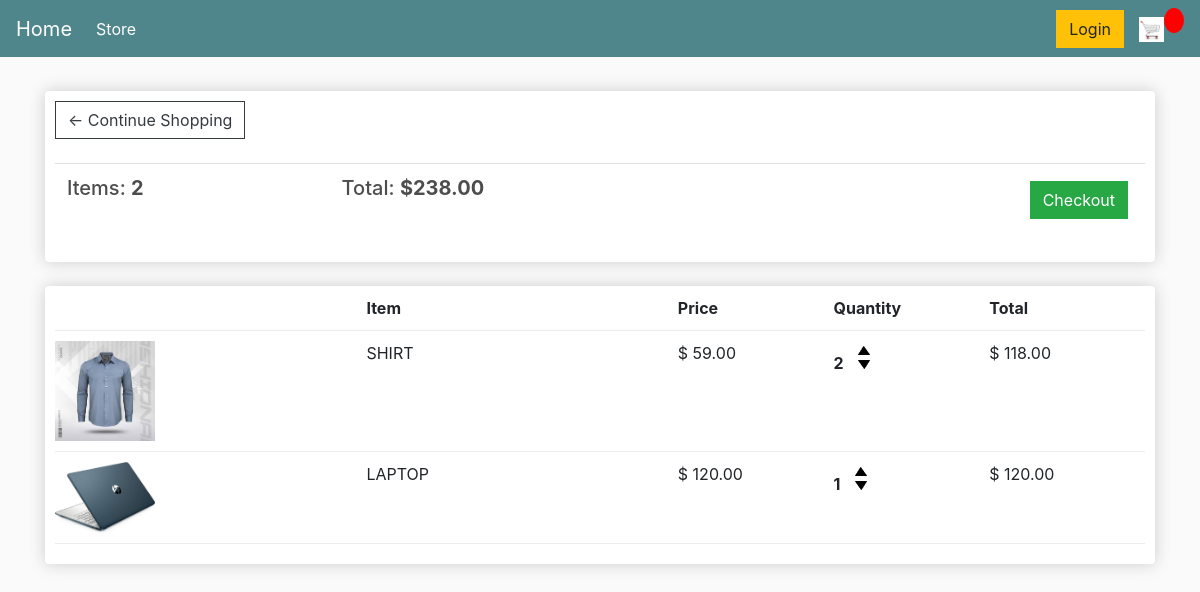
/cart/ (signed in), run on an earlier commit of the app's database.
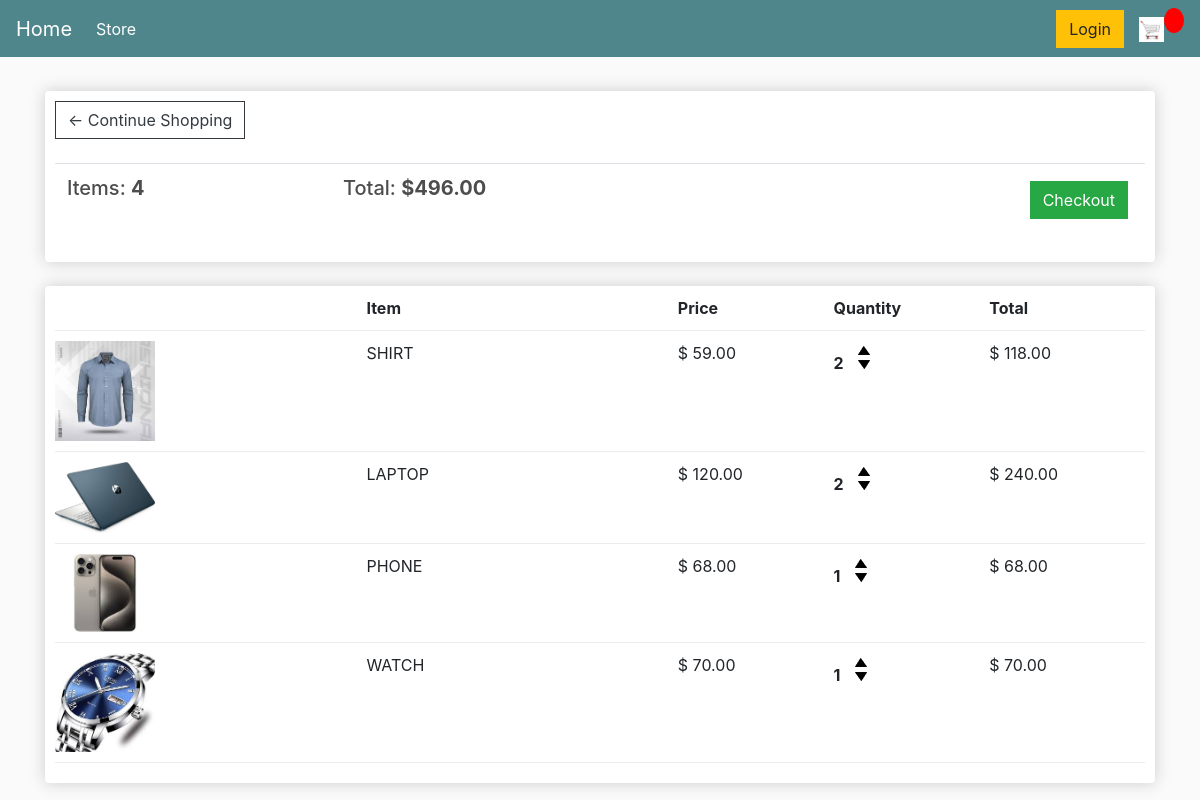
And on a later commit of the database.
### shop/models.py (models this page shows, shortened)
class Order(models.Model):
     customer = models.ForeignKey(Customer ,on_delete=models.SET_NULL,null=True,blank=True)
     date_ordered = models.DateTimeField(auto_now_add=True)
     complete = models.BooleanField(default=False)
     @property
     def get_carttotal(self):
          order_items = self.orderitem_set.all()
          total = sum([item.get_total for item in order_items])
          return total

class OrderItem(models.Model):
     product = models.ForeignKey(Product, on_delete=models.SET_NULL,null=True)
     order = models.ForeignKey(Order, on_delete=models.SET_NULL,null=True)
     quantity = models.IntegerField(default=0,null=True,blank=True)
     date_added = models.DateTimeField(auto_now_add=True)
     @property
     def get_total(self):
         total = self.quantity * self.product.price
         return total

class Product(models.Model):
    name = models.CharField(max_length=220)
    price = models.FloatField()
    digital = models.BooleanField(default=False,null=True,blank=True)
    image = models.ImageField(null=True,blank=True)
    @property
    def imageURL(self):
         try:
              url = self.image.url
         except:
              url = ''
         return url

### shop/views.py (the view)
# urls.py: path('cart/',views.cart,name='cart'),
@login_required
def cart(request):
    customer = request.user.customer
    order, created = Order.objects.get_or_create(customer=customer, complete=False)
    items = order.orderitem_set.all()
    context = {'items': items, 'order': order}
    return render(request, 'cart.html', context)

### templates/cart.html
{% extends 'main.html' %}
{% load static %}
{% block content %}
	<div class="row">
		<div class="col-lg-12">
			<div class="box-element">
				<a class="btn btn-outline-dark" href="{% url 'store' %}">&#x2190; Continue Shopping</a>
				<br><br>
				<table class="table">
					<tr>
						<th><h5>Items: <strong>{{ items|length }}</strong></h5></th>
						<th><h5>Total: <strong>${{order.get_carttotal|floatformat:2}}</strong></h5></th>
						<th>
							<a style="float:right; margin:5px;" class="btn btn-success" href="{% url 'checkout' %}">Checkout</a>
						</th>
					</tr>
				</table>
			</div>
			<br>
			<div class="box-element">
				<div class="cart-row">
					<div style="flex:2"></div>
					<div style="flex:2"><strong>Item</strong></div>
					<div style="flex:1"><strong>Price</strong></div>
					<div style="flex:1"><strong>Quantity</strong></div>
					<div style="flex:1"><strong>Total</strong></div>
				</div>
				{% for item in items %}
				<div class="cart-row">
				  <div style="flex:2">
					<img class="row-image" src="{{item.product.imageURL}}">
				  </div>
				  <div style="flex:2">
					<p>{{item.product.name}}</p>
				  </div>
				  <div style="flex:1">
					<p>$ {{ item.product.price|floatformat:2 }}</p>
				  </div>
				  <div style="flex:1">
					<p class="quantity">{{ item.quantity }}</p>
					<div class="quantity">
					  <img data-product="{{item.product.id}}" class="chg-quantity update-cart" src="{% static 'images/arrow-up.png' %}"  data-action="add">
					  <img data-product="{{item.product.id}}" class="chg-quantity update-cart" src="{% static 'images/arrow-down.png' %}" data-action="remove">
					</div>
				  </div>
				  <div style="flex:1">
					<p>$ {{item.get_total|floatformat:2}}</p>
				  </div>
				</div>
			  {% endfor %}
			</div>
		</div>
	</div>
{% endblock content %}

### templates/main.html (shortened to what this page needs)
<!DOCTYPE html>
{% load static %}
<html>
<head>
	<link rel="stylesheet" href="https://stackpath.bootstrapcdn.com/bootstrap/4.4.1/css/bootstrap.min.css">
	<link rel="stylesheet" type="text/css" href="{% static 'css/main.css' %}">
</head>
<body>
	<nav class="navbar navbar-expand-lg navbar-dark bg-dark">
	  <a class="navbar-brand" href="{% url 'store' %}">Home</a>
	  <div class="collapse navbar-collapse" id="navbarSupportedContent">
	    <ul class="navbar-nav mr-auto">
	      <li class="nav-item active">
	        <a class="nav-link" href="{% url 'store' %}">Store<span class="sr-only">(current)</span></a>
	      </li>
	    </ul>
	    <div class="form-inline my-2 my-lg-0">
	     	<a href="#"class="btn btn-warning">Login</a>
	     	<a href="{% url 'cart' %}">
	    		<img  id="cart-icon" src="{% static 'images/images.jpeg' %}">
	    	</a>
			{% if cart_items %}
	    	<p id="cart-total">{{cart_items}}</p>
			{% else %}
			<p id="cart-total">{{cart_items}}</p>
            {% endif %}
	    </div>
	  </div>
	</nav>
     <div class="container">
            <br>
            {% block content %}
            {% endblock content %}
         </div>
</body>
</html>

### static/css/main.css (style rules this page uses)
body { background-color: hsl(0, 0%, 98%); }
h1,h2,h3,h4,h5,h6 { color:hsl(0, 0%, 30%); }
.box-element { box-shadow:hsl(0, 0%, 80%) 0 0 16px; background-color: #fff; border-radius: 4px; padding: 10px; }
.bg-dark { background-color: #4f868c!important; }
#cart-icon { width:25px; display: inline-block; margin-left: 15px; }
#cart-total { display: block; text-align: center; color:#fff; background-color: red; width: 20px; height: 25px; border-radius: 50%; font-size: 14px; }
.col-lg-4, .col-lg-6, .col-lg-8, .col-lg-12 { margin-top: 10px; }
.btn { border-radius: 0; }
.row-image { width: 100px; }
.cart-row { display: flex; align-items: flex-stretch; padding-bottom: 10px; margin-bottom: 10px; border-bottom: 1px solid #ececec; }
.quantity { display: inline-block; font-weight: 700; padding-right:10px; }
.chg-quantity { width: 12px; cursor: pointer; display: block; margin-top: 5px; transition:.1s; }

What changed in the data, as far as the page shows it:
changed through a linked row, Order: get_carttotal "238.00" → "496.00"
changed OrderItem "LAPTOP": quantity "1" → "2"; get_total "120.00" → "240.00"
added OrderItem: product.imageURL (picture), product.name "PHONE", product.price "68.00", quantity "1", get_total "68.00"
added OrderItem: product.imageURL (picture), product.name "WATCH", product.price "70.00", quantity "1", get_total "70.00"
Also different on the page:
{{ items|length }}: "2" → "4"
